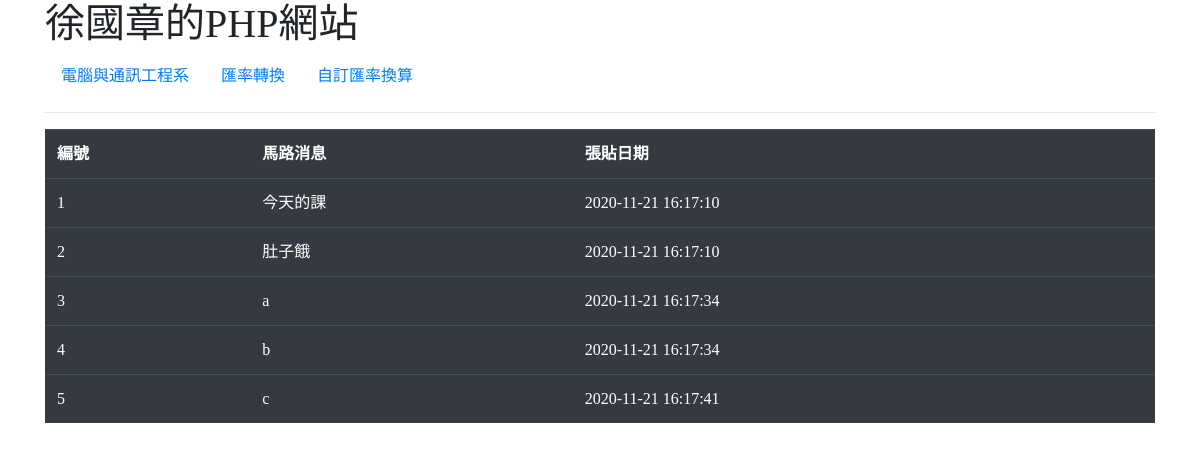
The page / on the database its author committed.
### tables this page shows
CREATE TABLE `news` (
  `id` int(11) NOT NULL,
  `title` varchar(200) NOT NULL,
  `pub_date` datetime NOT NULL DEFAULT CURRENT_TIMESTAMP
);

### index.php (the view, shortened to what this page needs)
<?php
$servername = "localhost";
$username = "root";
$password = "12345678";
$dbname= "nkustdb";
$conn = new mysqli($servername, $username, $password, $dbname);
?>
<!doctype html>
<html>
  <head>
    <link rel="stylesheet" href="https://cdn.jsdelivr.net/npm/bootstrap@4.5.3/dist/css/bootstrap.min.css">
  </head>
  <body>
    <div class="container">
    <h1>徐國章的PHP網站</h1>
    <ul class="nav">
  <li class="nav-item">
    <a class="nav-link active" href="http://www.ccee.nkfust.edu.tw/bin/home.php">電腦與通訊工程系</a>
  </li>
  <li class="nav-item">
    <a class="nav-link" href="exchange.php">匯率轉換</a>
  </li>
  <li class="nav-item">
    <a class="nav-link" href="exchange2.php">自訂匯率換算</a>
  </li>
</ul>
<hr>
<?php
    $sql = "SELECT * FROM news";
    $result = $conn->query($sql);
    if ($result->num_rows > 0) {
      echo "<table class='table table-dark'>";
      echo "<tr><th>編號</th><th>馬路消息</th><th>張貼日期</th></tr>";
      while($row = $result->fetch_assoc()) {
        echo "<tr>";
        echo "<td>" . $row["id"]. "</td>".
             "<td>" . $row["title"]. "</td>" .
             "<td>" . $row["pub_date"]. "</td>";
        echo "</tr>";
      }
      echo "</table>";
    } else {
      echo "0 results";
    }
    ?>
    </div>
  </body>
</html>

### index.php (style rules this page uses)
body { font-family:微軟正黑體; }

### rows shown on the page
news: id "1", title "今天的課", pub_date "2020-11-21 16:17:10"
news: id "2", title "肚子餓", pub_date "2020-11-21 16:17:10"
news: id "3", title "a", pub_date "2020-11-21 16:17:34"
news: id "4", title "b", pub_date "2020-11-21 16:17:34"
news: id "5", title "c", pub_date "2020-11-21 16:17:41"
